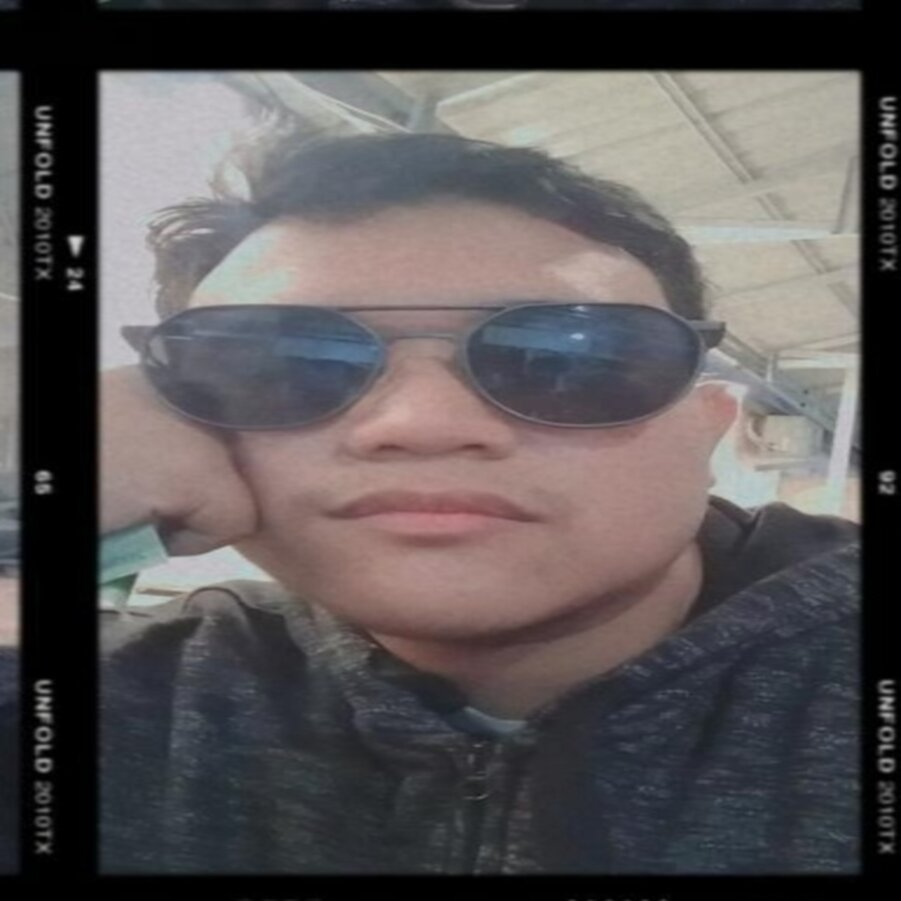
#> input picture didi4.jpg, 901 x 901 px
$ python 'UAS_PCD_ANUGRAH AIDIN YOTOLEMBAH_F55120093_C.py'
#> lines starting #> are read from the running program, lines starting #| are printed output that depends on the picture
# -*- coding: utf-8 -*-
"""pcd_uasdidi1

Automatically generated by Colaboratory.

Original file is located at
    https://colab.research.google.com/drive/11Xg4BRcMVfRAsjUDXl1bPeL5W4Lhr905

A. citra original to citra gyrscale
1. kita harus memanggil library python package yang di perlukan dengan cara
mengimportkan library python package nya
"""

import imageio

import matplotlib.pyplot as plt

import numpy as np

"""2. masukkan kode untuk memasukkan citra original terlebih dahulu"""

gambar_original = imageio.imread("didi4.jpg")
#> gambar_original is the input picture: shape (901, 901, 3); mean R, G, B 90.2, 85.7, 86.7

plt.imshow(gambar_original)
plt.title("Citra original")
plt.show()

"""3. selanjutnya masukkan kode segmentasi citra digital yang kita inginkan, di sini saya memakai segmentasi citra digital grayscale"""

imgGrayscale = np.zeros((gambar_original.shape[0], gambar_original.shape[1], 3), dtype=np.uint8)
for y in range(0, gambar_original.shape[0]):
  for x in range(0, gambar_original.shape[1]):
    r = gambar_original[y][x][0]
    g = gambar_original[y][x][1]
    b = gambar_original[y][x][2]
    gr = ( int(r) + int(g) + int(b) ) / 3
    imgGrayscale[y][x] = (gr, gr, gr)
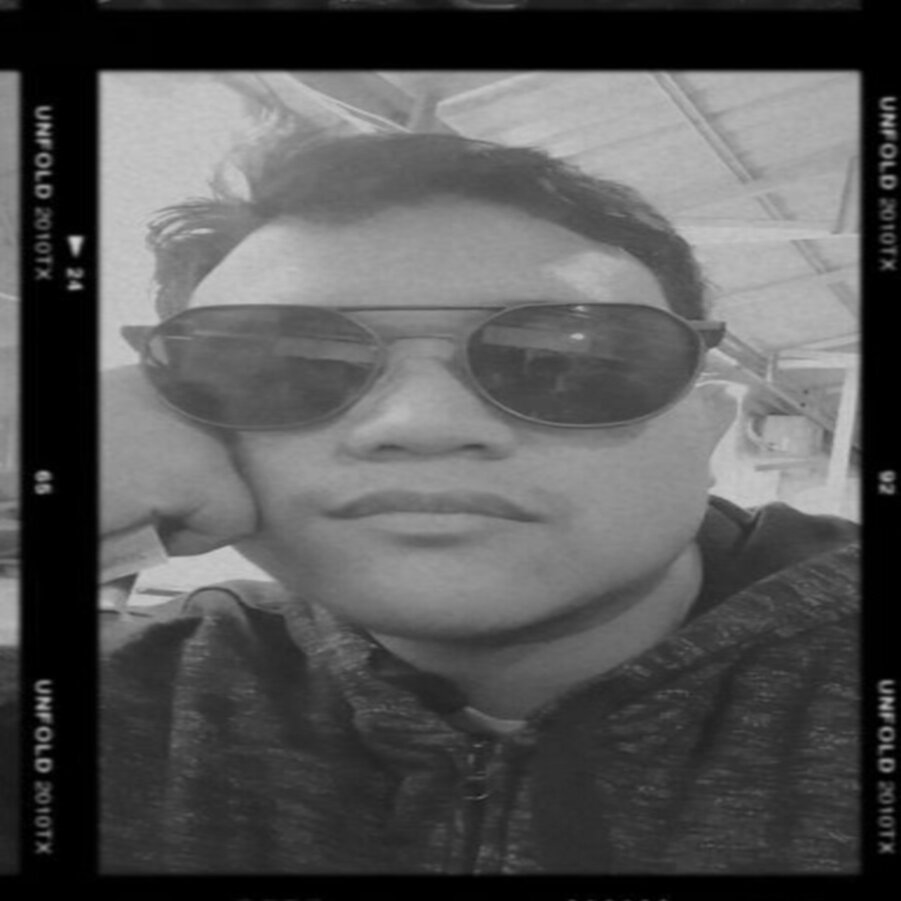
#> imgGrayscale: shape (901, 901, 3); min 0, max 206, mean 87.3

plt.imshow(imgGrayscale)
plt.title("Citra Grayscale")
plt.show()

"""B. Citra Original to citra metode NoiseGaussian
   1. kita harus memanggil library python package yang di perlukan dengan cara
mengimportkan library python package nya
"""

import imageio
import matplotlib.pyplot as plt
import numpy as np

"""2. masukkan kode untuk memasukkan citra original terlebih dahulu"""

citra_asli = imageio.imread("didi4.jpg")

plt.imshow(citra_asli)
plt.title("citra original")
plt.show()

"""3. selanjutnya masukkan kode segmentasi citra digital yang kita inginkan, di sini saya memakai segmentasi citra digital metode NoiseGaussian"""

imgNoiseGaussian = np.zeros((gambar_original.shape[0], gambar_original.shape[1], 3), dtype=np.uint8)

# Add noise
for y in range(0, gambar_original.shape[0]):
    for x in range(0, gambar_original.shape[1]):
        xg = imgGrayscale[y][x][0]
        xb = xg
        nr = np.random.randint(0,100)
        if nr < 20:
            ns = np.random.randint(0,256) - 128
            xb = int(xg + ns)
            if xb < 0:
                xb = -xb
            if xb > 255:
                xb = 255
        imgNoiseGaussian[y][x] = (xb, xb, xb)
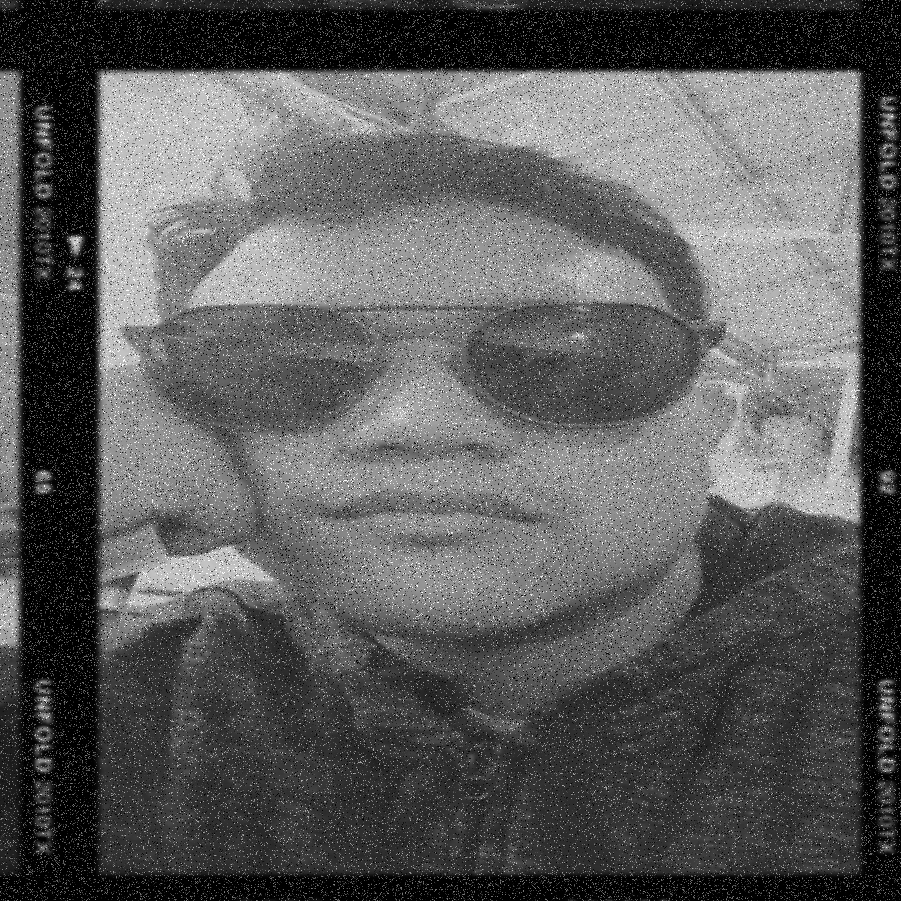
#> imgNoiseGaussian: shape (901, 901, 3); min 0, max 255, mean 90.9

plt.imshow(imgNoiseGaussian)
plt.title("Citra Noise Gaussian")
plt.show()

"""C. Citra Original to citra inversi   grayscale dan inversi rgb

1. kita harus memanggil library python package yang di perlukan dengan cara
mengimportkan library python package nya
"""

import numpy as np
import imageio
import matplotlib.pyplot as plt

"""2. masukkan kode untuk memasukkan citra original terlebih dahulu"""

citra_asli = imageio.imread("didi2.png")
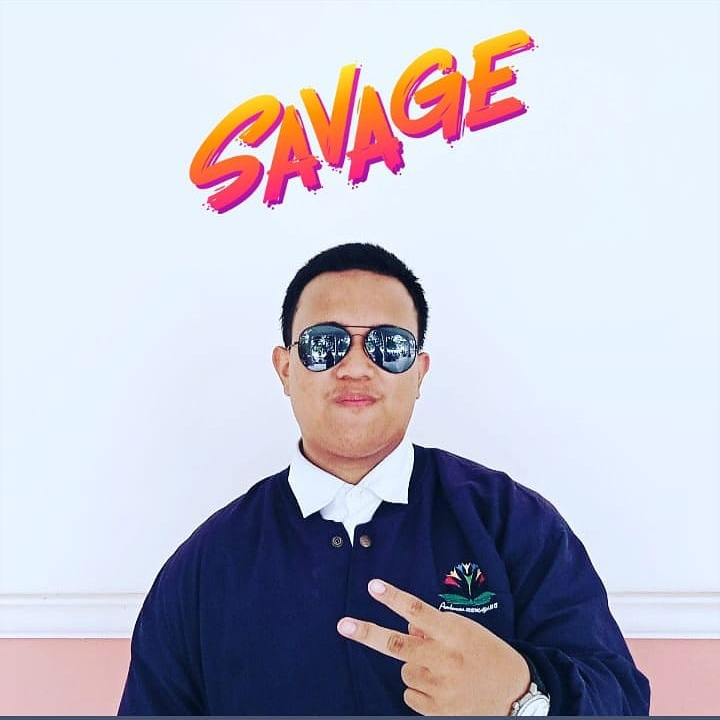
#> input picture didi2.png, 720 x 720 px
#> citra_asli is the input picture: shape (720, 720, 3); mean R, G, B 190.6, 188.5, 201.7

plt.imshow(citra_asli)
plt.title("citra original")
plt.show()

"""3. selanjutnya masukkan kode segmentasi citra digital yang kita inginkan, di sini saya memakai segmentasi citra digital metode inversi grayscale dan inversi rgb"""

# membaca gambar

img = imageio.imread("didi2.png")

img_height = img.shape[0]
#> img_height = 720
img_width = img.shape[1]
#> img_width = 720
img_channel = img.shape[2]
#> img_channel = 3

# membuat variabel versi dari gambar

img_inversi = np.zeros(img.shape, dtype=np.uint8)

# membuat fungsi untuk metode inversi grayscale

def inversi_grayscale(nilai):
#> called with nilai = 255
  for y in range(0, img_height):
    for x in range(0, img_width):
      red = img[y][x][0]
      green = img[y][x][1]
      blue = img[y][x][2]
      gray = (int(red) + int(green) + int(blue)) / 3
      gray = nilai - gray
      img_inversi[y][x] = (gray, gray, gray)
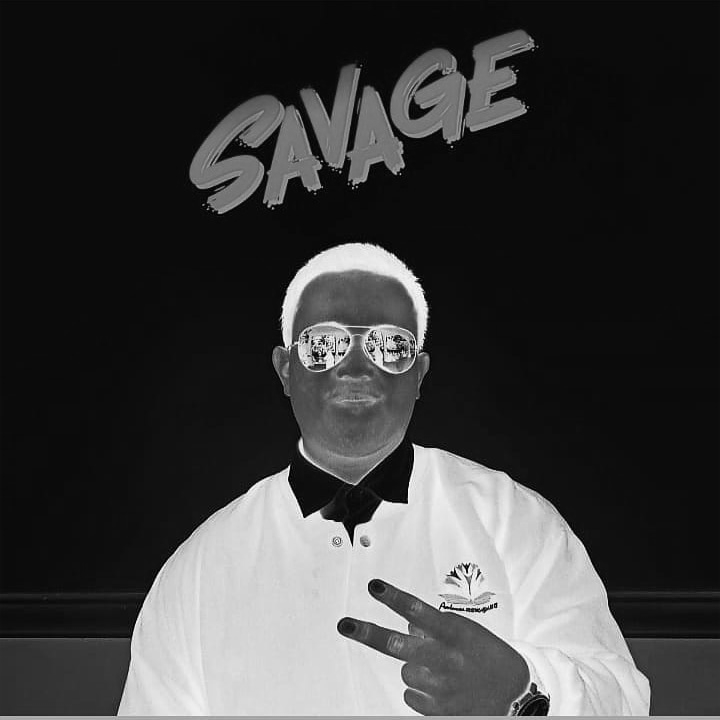
#> img_inversi: shape (720, 720, 3); min 0, max 254, mean 61.2


#membuat fungsi untuk metode inversi rgb

def inversi_rgb(nilai):
#> called with nilai = 255
    for y in range(0, img_height):
        for x in range(0, img_width):
            red = img[y][x][0]
            red = nilai - red
            green = img[y][x][1]
            green = nilai - green
            blue = img[y][x][2]
            blue = nilai - blue
            img_inversi[y][x] = (red, green, blue)
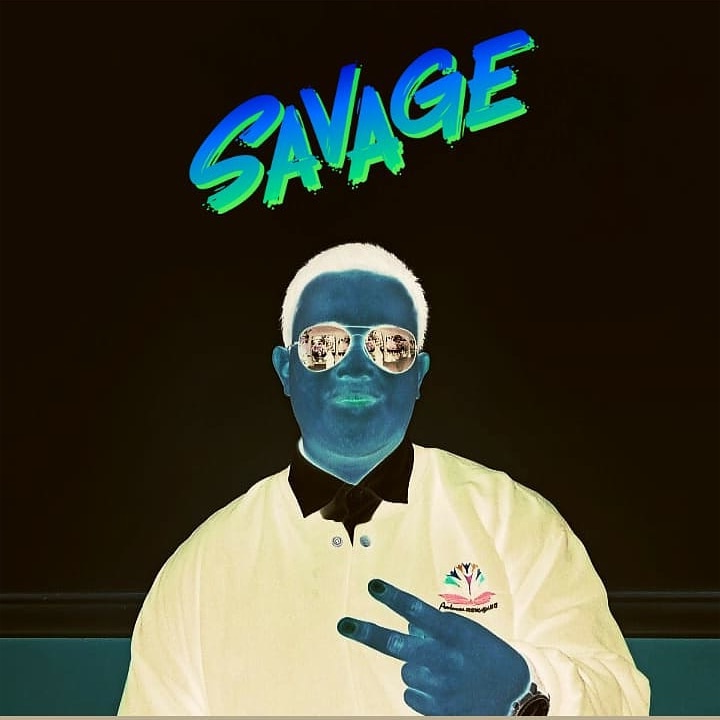
#> img_inversi: shape (720, 720, 3); mean R, G, B 64.4, 66.5, 53.3

# menampilkan hasil inversi

inversi_grayscale(255)
plt.imshow(img_inversi)
plt.title("inversi grayscale")
plt.show()

inversi_rgb(255)
plt.imshow(img_inversi)
plt.title("inversi rgb")
plt.show()
